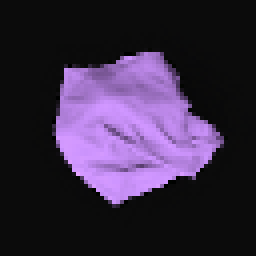
#> input picture debug_transforms/rot_-18.0_scale_0.38.png, 64 x 64 px (shown 4 times larger); its folder holds only this picture in this run
$ python -i gemsort_viz.py   (imports and definitions only)
#> lines starting #> are read from the running program, lines starting #| are printed output that depends on the picture
"""Live OpenCV feedback + go/no-go gate for FlingBot runs on the GEMSORT cell.

One window ("GEMSORT FlingBot") showing the real camera image with the predicted grasp pair drawn on top, the value map
(if given) and the current safety levers. Nothing here changes FlingBot's logic; it only draws and, when
GEMSORT_CONFIRM=1, waits for the operator before a move is commanded.

Levers (environment variables, read fresh on every call so the GUI can change them between steps):
    GEMSORT_SPEED_SCALE  0.05 … 1.0   time-scale for every planned trajectory (0.2 = five times slower)
    GEMSORT_CONFIRM      1            wait for 'g' (go) / 'x' (abort) in the window before each commanded move
    GEMSORT_DRY_RUN      1            plan and draw, never command the robot
    GEMSORT_VIZ          0            disable the window entirely (headless)
"""
import os
import numpy as np

WINDOW = 'GEMSORT FlingBot'
_cv2 = None
_failed = False


# [25 lines left out: functions levers, cv2, not called in this run]


def draw(rgb, grasp_pixels=None, grasp_world=None, value_map=None,
         segmentation_mask=None, policy_rgb=None, policy_depth=None,
         status='', extra=None):
    """Return the annotated BGR frame: grasp pair (circles + connecting line), optional value-map heat overlay,
    status line and the active levers. `grasp_pixels` = [(x1, y1), (x2, y2)] in image pixels."""
    module = cv2()
    frame = np.ascontiguousarray(rgb[:, :, ::-1]) if rgb is not None and rgb.ndim == 3 else None
    if module is None:
        return frame
    if frame is None:
        # No camera frame yet: cell staging is planned and confirmed BEFORE the first capture. Draw the status on
        # a blank canvas instead of returning None -- confirm() polls show() for a keypress, so a None frame means
        # no window is ever created and the gate spins forever with nothing on screen to press a key into.
        frame = np.full((320, 720, 3), 28, np.uint8)
    if value_map is not None:
        heat = np.asarray(value_map, np.float32)
        heat = (heat - heat.min()) / max(float(heat.max() - heat.min()), 1e-9)
        heat = module.applyColorMap((heat * 255).astype(np.uint8), module.COLORMAP_INFERNO)
        heat = module.resize(heat, (frame.shape[1], frame.shape[0]), interpolation=module.INTER_NEAREST)
        frame = module.addWeighted(frame, .65, heat, .35, 0)
    if segmentation_mask is not None:
        mask = np.asarray(segmentation_mask).astype(bool)
        if mask.shape != frame.shape[:2]:
            mask = module.resize(mask.astype(np.uint8), (frame.shape[1], frame.shape[0]),
                                 interpolation=module.INTER_NEAREST).astype(bool)
        tint = frame.copy()
        tint[mask] = (40, 210, 40)
        frame = module.addWeighted(frame, .72, tint, .28, 0)
        contours, _ = module.findContours(mask.astype(np.uint8), module.RETR_EXTERNAL,
                                          module.CHAIN_APPROX_SIMPLE)
        module.drawContours(frame, contours, -1, (40, 255, 40), 2)
    if grasp_pixels is not None and len(grasp_pixels) == 2:
        (x1, y1), (x2, y2) = [(int(round(p[0])), int(round(p[1]))) for p in grasp_pixels]
        module.line(frame, (x1, y1), (x2, y2), (60, 220, 60), 2)
        for (x, y), colour, name in (((x1, y1), (255, 160, 0), 'L'), ((x2, y2), (0, 160, 255), 'R')):
            module.circle(frame, (x, y), 9, colour, 2);module.circle(frame, (x, y), 2, colour, -1)
            module.putText(frame, name, (x + 12, y - 8), module.FONT_HERSHEY_SIMPLEX, .6, colour, 2)
    state = levers()
    lines = [status] if status else []
    if grasp_world is not None and len(grasp_world) == 2:
        lines.append('L world %s   R world %s' % tuple(np.round(np.asarray(p, float), 3) for p in grasp_world))
    lines.append('speed %.2f  %s%s' % (state['speed'], 'DRY RUN  ' if state['dry_run'] else '',
                                       'confirm: g = go, x = abort' if state['confirm'] else 'confirm off'))
    lines += list(extra or [])
    for i, text in enumerate(lines):
        y = 24 + 22 * i
        module.putText(frame, text, (12, y), module.FONT_HERSHEY_SIMPLEX, .55, (0, 0, 0), 3)
        module.putText(frame, text, (12, y), module.FONT_HERSHEY_SIMPLEX, .55, (255, 255, 255), 1)
    if policy_rgb is not None and np.asarray(policy_rgb).ndim == 3:
        # Keep the actual 256x256 policy input unchanged; enlarge only its
        # visualization and place it beside a scaled raw-camera view.
        display_h = min(450, frame.shape[0])
        raw_w = max(1, round(frame.shape[1] * display_h / frame.shape[0]))
        raw_panel = module.resize(frame, (raw_w, display_h), interpolation=module.INTER_AREA)
        policy = np.ascontiguousarray(np.asarray(policy_rgb)[:, :, ::-1])
        policy_panel = module.resize(policy, (display_h, display_h), interpolation=module.INTER_NEAREST)
        module.putText(raw_panel, 'RAW CAMERA + SEGMENTATION', (12, display_h - 16),
                       module.FONT_HERSHEY_SIMPLEX, .58, (0, 0, 0), 3)
        module.putText(raw_panel, 'RAW CAMERA + SEGMENTATION', (12, display_h - 16),
                       module.FONT_HERSHEY_SIMPLEX, .58, (255, 255, 255), 1)
        module.putText(policy_panel, 'POLICY RGB INPUT 256x256', (12, 28),
                       module.FONT_HERSHEY_SIMPLEX, .58, (0, 0, 0), 3)
        module.putText(policy_panel, 'POLICY RGB INPUT 256x256', (12, 28),
                       module.FONT_HERSHEY_SIMPLEX, .58, (255, 255, 255), 1)
        separator = np.full((display_h, 4, 3), 220, np.uint8)
        panels = [raw_panel, separator, policy_panel]
        if policy_depth is not None:
            depth = np.asarray(policy_depth, np.float32)
            valid = np.isfinite(depth) & (depth > 0)
            normalized = np.zeros(depth.shape, np.uint8)
            if np.any(valid):
                lo, hi = np.percentile(depth[valid], (2, 98))
                normalized[valid] = np.clip((depth[valid] - lo) / max(float(hi - lo), 1e-6) * 255,
                                            0, 255).astype(np.uint8)
            depth_panel = module.applyColorMap(normalized, module.COLORMAP_VIRIDIS)
            depth_panel = module.resize(depth_panel, (display_h, display_h),
                                        interpolation=module.INTER_NEAREST)
            module.putText(depth_panel, 'POLICY DEPTH INPUT 256x256', (12, 28),
                           module.FONT_HERSHEY_SIMPLEX, .58, (0, 0, 0), 3)
            module.putText(depth_panel, 'POLICY DEPTH INPUT 256x256', (12, 28),
                           module.FONT_HERSHEY_SIMPLEX, .58, (255, 255, 255), 1)
            panels += [separator.copy(), depth_panel]
        frame = np.concatenate(panels, axis=1)
    return frame


# [37 lines left out: functions show, confirm, close, not called in this run]

>>> import cv2
>>> picture = cv2.imread('../debug_transforms/rot_-18.0_scale_0.38.png', cv2.IMREAD_GRAYSCALE)
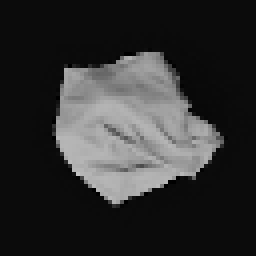
#> picture: shape (64, 64) (shown 4 times larger); min 0, max 194, mean 48.4
>>> result = draw(picture)
#> (the run stopped early here; a loop or call above may not have finished)

$ run again, on debug_transforms/rot_-30.0_scale_0.38.png
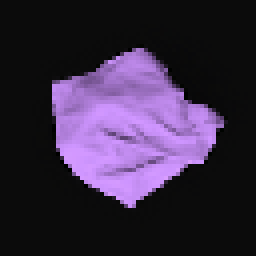
#> input picture debug_transforms/rot_-30.0_scale_0.38.png, 64 x 64 px (shown 4 times larger)
#> `picture = cv2.imread('../debug_transforms/rot_-18.0_scale_0.38.png', c..`:
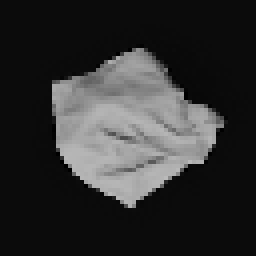
#> picture: shape (64, 64) (shown 4 times larger); min 0, max 186, mean 48.6
